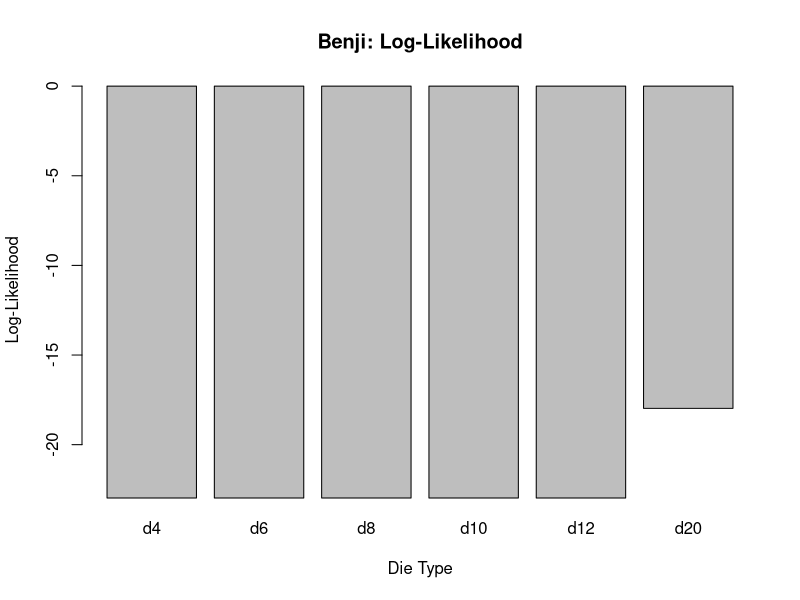
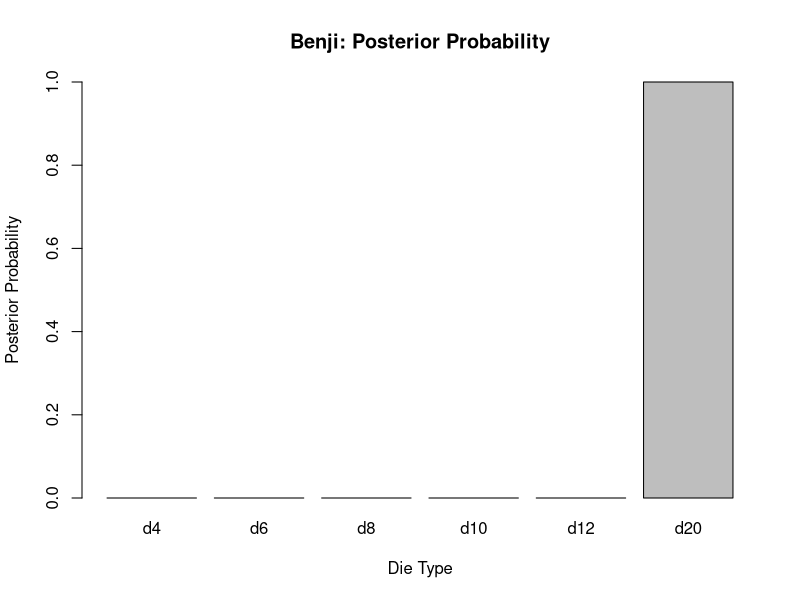
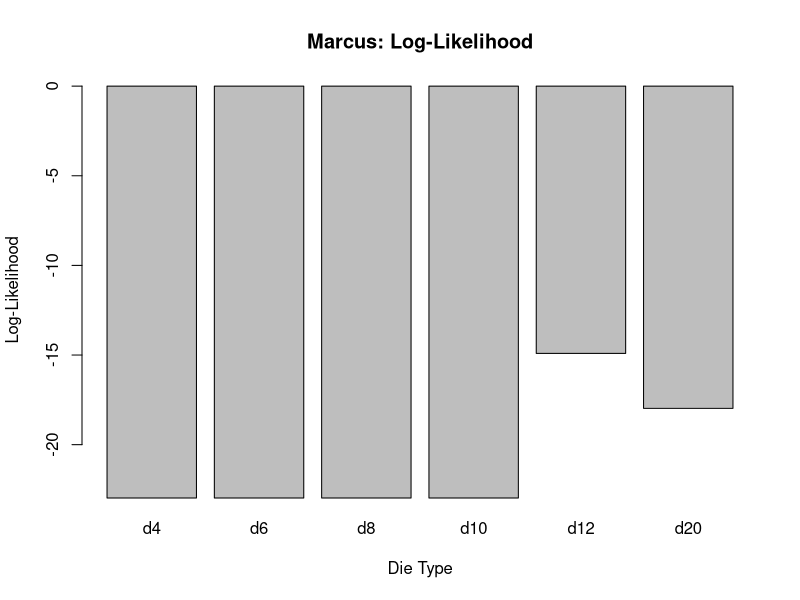
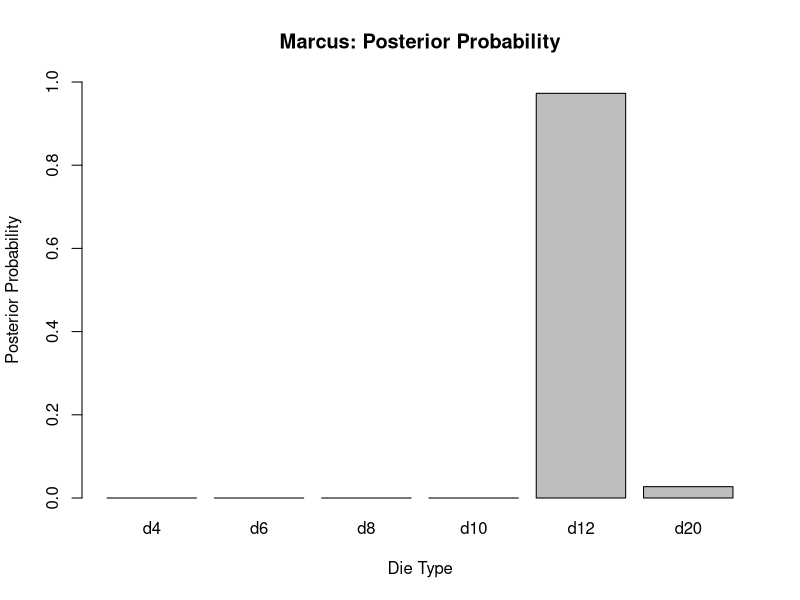
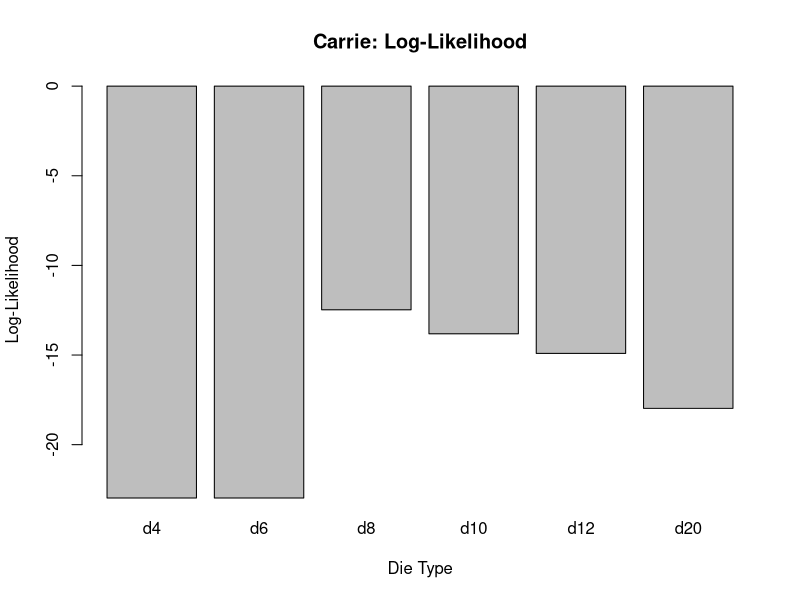
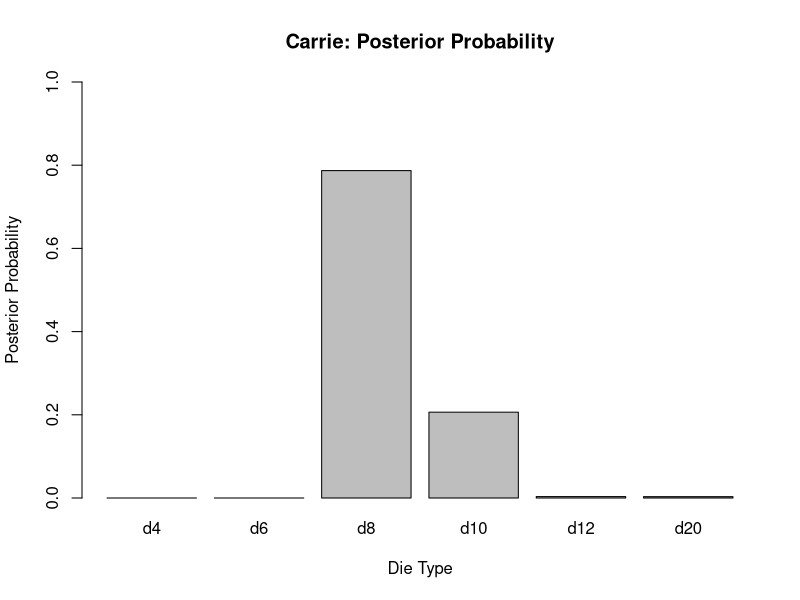
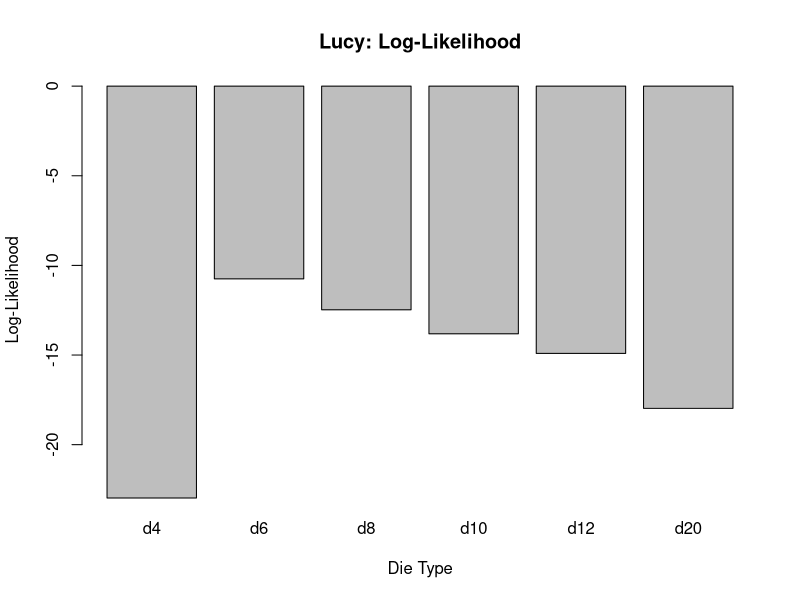
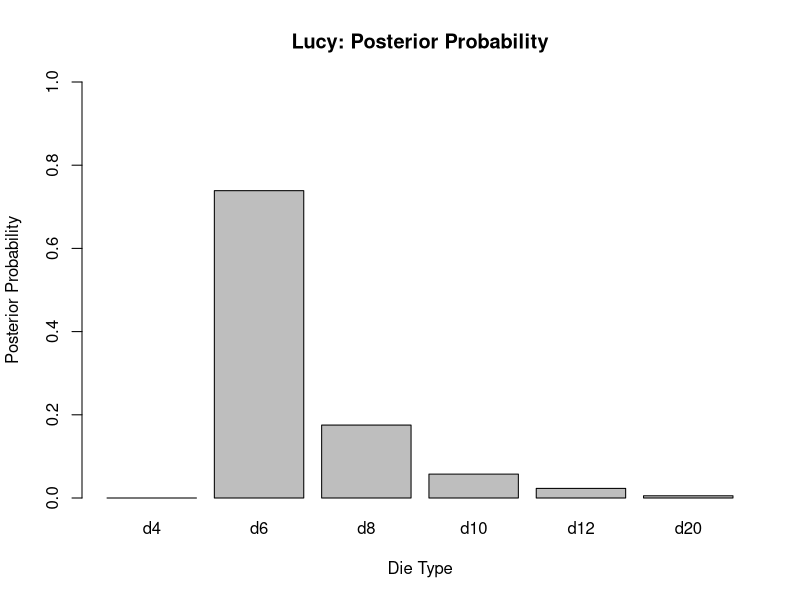

The R source for these figures, in order:
## ---- chunk 1
# Possible dice types
dice <- c(4, 6, 8, 10, 12, 20)

# Dice rolls for each player
benji_rolls <- c(8, 8, 5, 16, 6, 8)
marcus_rolls <- c(12, 8, 2, 1, 4, 7)
carrie_rolls <- c(5, 8, 7, 3, 2, 6)
lucy_rolls <- c(3, 5, 2, 3, 4, 3)
## ---- chunk 2
# Prior probabilities based on each player's dice collection
benji_prior <- c(25, 5, 10, 15, 20, 25) / 100
marcus_prior <- c(4, 8, 16, 32, 25, 15) / 100
carrie_prior <- c(20, 19, 20, 20, 1, 20) / 100
lucy_prior <- c(4, 6, 8, 10, 12, 60) / 100
## ---- chunk 3
# Function to calculate log-likelihood for a die
dice_loglik <- function(rolls, sides) {
  if (any(rolls > sides)) {
    return(-Inf)
  } else {
    return(length(rolls) * log(1 / sides))
  }
}

# Calculate Benji's log-likelihood for each die type
benji_loglik <- sapply(dice, function(x) dice_loglik(benji_rolls, x))

# Display results
data.frame(
  Die = paste0("d", dice),
  LogLikelihood = benji_loglik
)
## ---- chunk 4
# Convert log-likelihoods to likelihoods
benji_likelihood <- exp(benji_loglik)

# Combine likelihood with Benji's prior
benji_posterior <- benji_likelihood * benji_prior

# Normalize posterior probabilities
benji_posterior <- benji_posterior / sum(benji_posterior)

# Display posterior probabilities
data.frame(
  Die = paste0("d", dice),
  Posterior = benji_posterior
)
## ---- chunk 5
# Prepare log-likelihood values for plotting
benji_plot_loglik <- benji_loglik
benji_plot_loglik[is.infinite(benji_plot_loglik)] <- 
  min(benji_loglik[is.finite(benji_loglik)]) - 5

# Plot Benji's log-likelihood
barplot(benji_plot_loglik,
        names.arg = paste0("d", dice),
        xlab = "Die Type",
        ylab = "Log-Likelihood",
        main = "Benji: Log-Likelihood")
## ---- chunk 6
# Plot Benji's posterior probabilities
barplot(benji_posterior,
        names.arg = paste0("d", dice),
        xlab = "Die Type",
        ylab = "Posterior Probability",
        main = "Benji: Posterior Probability",
        ylim = c(0, 1))
## ---- chunk 7
# Calculate Marcus's log-likelihood for each die type
marcus_loglik <- sapply(dice, function(x) dice_loglik(marcus_rolls, x))

# Display results
data.frame(
  Die = paste0("d", dice),
  LogLikelihood = marcus_loglik
)
## ---- chunk 8
# Convert log-likelihoods to likelihoods
marcus_likelihood <- exp(marcus_loglik)

# Combine likelihood with Marcus's prior
marcus_posterior <- marcus_likelihood * marcus_prior

# Normalize posterior probabilities
marcus_posterior <- marcus_posterior / sum(marcus_posterior)

# Display posterior probabilities
data.frame(
  Die = paste0("d", dice),
  Posterior = marcus_posterior
)
## ---- chunk 9
# Prepare log-likelihood values for plotting
marcus_plot_loglik <- marcus_loglik
marcus_plot_loglik[is.infinite(marcus_plot_loglik)] <-
  min(marcus_loglik[is.finite(marcus_loglik)]) - 5

# Plot Marcus's log-likelihood
barplot(marcus_plot_loglik,
        names.arg = paste0("d", dice),
        xlab = "Die Type",
        ylab = "Log-Likelihood",
        main = "Marcus: Log-Likelihood")
## ---- chunk 10
# Plot Marcus's posterior probabilities
barplot(marcus_posterior,
        names.arg = paste0("d", dice),
        xlab = "Die Type",
        ylab = "Posterior Probability",
        main = "Marcus: Posterior Probability",
        ylim = c(0, 1))
## ---- chunk 11
# Calculate Carrie's log-likelihood for each die type
carrie_loglik <- sapply(dice, function(x) dice_loglik(carrie_rolls, x))

# Display results
data.frame(
  Die = paste0("d", dice),
  LogLikelihood = carrie_loglik
)
## ---- chunk 12
# Convert log-likelihoods to likelihoods
carrie_likelihood <- exp(carrie_loglik)

# Combine likelihood with Carrie's prior
carrie_posterior <- carrie_likelihood * carrie_prior

# Normalize posterior probabilities
carrie_posterior <- carrie_posterior / sum(carrie_posterior)

# Display posterior probabilities
data.frame(
  Die = paste0("d", dice),
  Posterior = carrie_posterior
)
## ---- chunk 13
# Prepare log-likelihood values for plotting
carrie_plot_loglik <- carrie_loglik
carrie_plot_loglik[is.infinite(carrie_plot_loglik)] <-
  min(carrie_loglik[is.finite(carrie_loglik)]) - 5

# Plot Carrie's log-likelihood
barplot(carrie_plot_loglik,
        names.arg = paste0("d", dice),
        xlab = "Die Type",
        ylab = "Log-Likelihood",
        main = "Carrie: Log-Likelihood")
## ---- chunk 14
# Plot Carrie's posterior probabilities
barplot(carrie_posterior,
        names.arg = paste0("d", dice),
        xlab = "Die Type",
        ylab = "Posterior Probability",
        main = "Carrie: Posterior Probability",
        ylim = c(0, 1))
## ---- chunk 15
# Calculate Lucy's log-likelihood for each die type
lucy_loglik <- sapply(dice, function(x) dice_loglik(lucy_rolls, x))

# Display results
data.frame(
  Die = paste0("d", dice),
  LogLikelihood = lucy_loglik
)
## ---- chunk 16
# Convert log-likelihoods to likelihoods
lucy_likelihood <- exp(lucy_loglik)

# Combine likelihood with Lucy's prior
lucy_posterior <- lucy_likelihood * lucy_prior

# Normalize posterior probabilities
lucy_posterior <- lucy_posterior / sum(lucy_posterior)

# Display posterior probabilities
data.frame(
  Die = paste0("d", dice),
  Posterior = lucy_posterior
)
## ---- chunk 17
# Prepare log-likelihood values for plotting
lucy_plot_loglik <- lucy_loglik
lucy_plot_loglik[is.infinite(lucy_plot_loglik)] <-
  min(lucy_loglik[is.finite(lucy_loglik)]) - 5

# Plot Lucy's log-likelihood
barplot(lucy_plot_loglik,
        names.arg = paste0("d", dice),
        xlab = "Die Type",
        ylab = "Log-Likelihood",
        main = "Lucy: Log-Likelihood")
## ---- chunk 18
# Plot Lucy's posterior probabilities
barplot(lucy_posterior,
        names.arg = paste0("d", dice),
        xlab = "Die Type",
        ylab = "Posterior Probability",
        main = "Lucy: Posterior Probability",
        ylim = c(0, 1))
